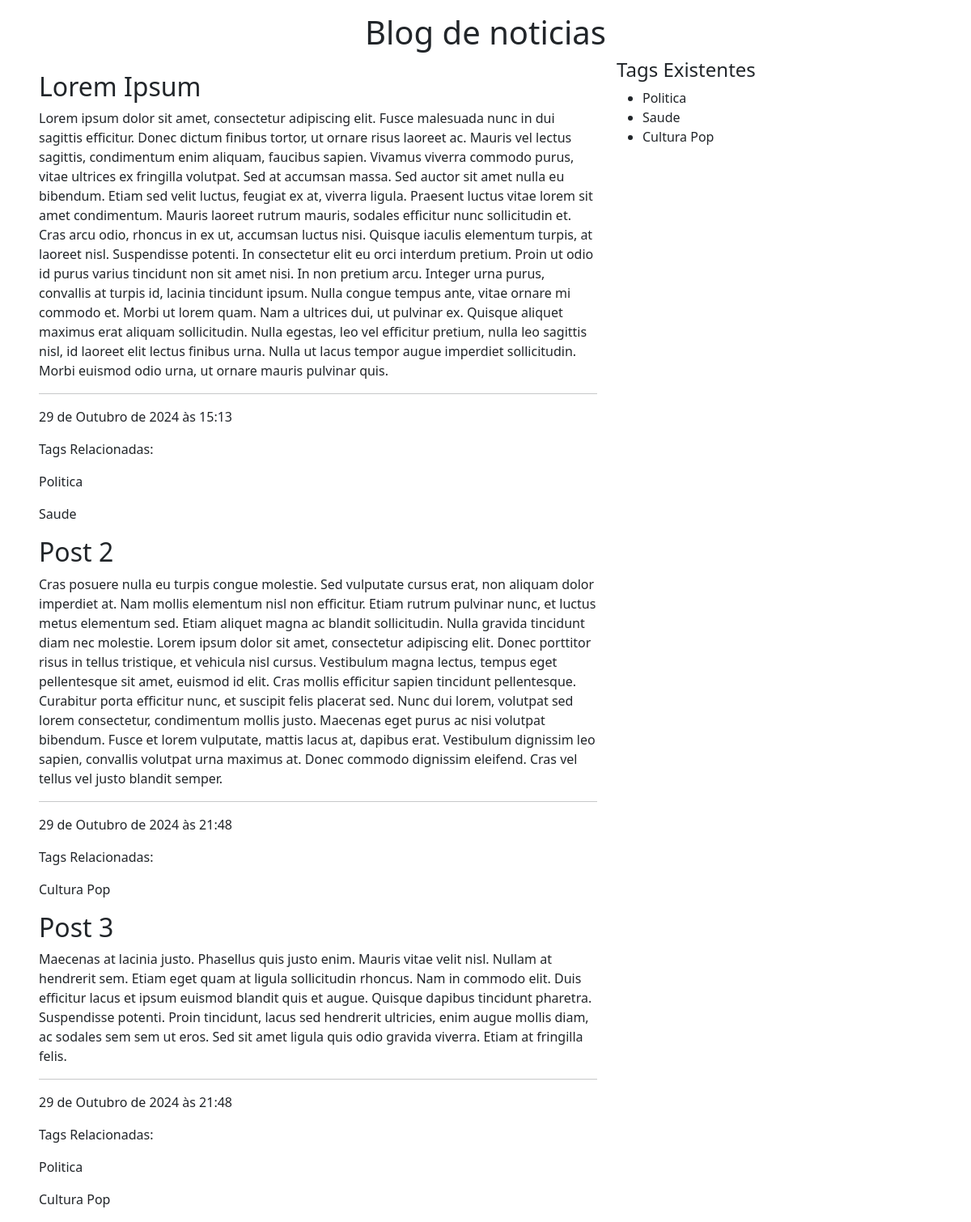
Page /blog on the committed database.
### core/models.py (models this page shows, shortened)
class Post(models.Model):
    title = models.TextField(null=False, blank=False)
    content = models.TextField(null=False, blank=False)
    created_at = models.DateTimeField(blank=False)
    tags = models.ManyToManyField(Tag)
    class Meta:
        db_table = 'blog_post'

class Tag(models.Model):
    name = models.CharField(max_length=50,null=False, blank=False)
    class Meta:
        db_table = 'blog_tag'

### core/views.py (the view)
# urls.py: path('blog',blog,name='blog'),
def blog(request):
    blog = Post.objects.order_by("created_at")
    tags = Tag.objects.order_by("id")
    return render(request, "blog.html", {
        'list':blog,
        'tags':tags})

### templates/blog.html (shortened to what this page needs)
<!DOCTYPE html>
<html lang="en">
<head>
    <link href="https://cdn.jsdelivr.net/npm/bootstrap@5.3.3/dist/css/bootstrap.min.css" rel="stylesheet">
</head>
<body>
    <h1 class="text-center pt-3">Blog de noticias</h1>
    <div class="row">
        <div class="col-7 ms-5 mt-3">
            {% if list %}
            {% for post in list %}
            <div>
              <h2>{{post.title}}</h2>
              <p>{{post.content}}</p>
              <hr>
              <p>{{post.created_at}}</p>
              <p>Tags Relacionadas:</p>
              {% for tag in post.tags.all %}
              <p>{{ tag.name }}</p>
              {% endfor %}
            </div>
            {% endfor %}
            {% endif %}
        </div>
        <div class="col-3">
            {% if tags %}
            <div >
                    <h4>Tags Existentes</h4>
                    <ul>
                        {% for tag in tags %}
                        <li>{{tag.name}}</li>
                        {% endfor %}
                    </ul>
                    </div>
                </div>
                {% endif %}
            </div>
</body>
</html>

### rows in the picture
Post: title "Lorem Ipsum", content "Lorem ipsum dolor sit amet, consectetur adipiscing elit. Fusce malesuada nunc in dui sagittis efficitur. Donec dictum finibus tortor, ut ornare risus laoreet ac. Mauris vel lectus sagittis, condimentum enim aliquam, faucibus sapien. Vivamus viverra commodo purus, vitae ultrices ex fringilla volutpat. Sed at accumsan massa. Sed auctor sit amet nulla eu bibendum. Etiam sed velit luctus, feugiat ex at, viverra ligula. Praesent luctus vitae lorem sit amet condimentum. Mauris laoreet rutrum mauris, sodales efficitur nunc sollicitudin et. Cras arcu odio, rhoncus in ex ut, accumsan luctus nisi. Quisque iaculis elementum turpis, at laoreet nisl. Suspendisse potenti. In consectetur elit eu orci…", created_at "29 de Outubro de 2024 às 15:13"
Tag: name "Politica"
Tag: name "Saude"
Post: title "Post 2", content "Cras posuere nulla eu turpis congue molestie. Sed vulputate cursus erat, non aliquam dolor imperdiet at. Nam mollis elementum nisl non efficitur. Etiam rutrum pulvinar nunc, et luctus metus elementum sed. Etiam aliquet magna ac blandit sollicitudin. Nulla gravida tincidunt diam nec molestie. Lorem ipsum dolor sit amet, consectetur adipiscing elit. Donec porttitor risus in tellus tristique, et vehicula nisl cursus. Vestibulum magna lectus, tempus eget pellentesque sit amet, euismod id elit. Cras mollis efficitur sapien tincidunt pellentesque. Curabitur porta efficitur nunc, et suscipit felis placerat sed. Nunc dui lorem, volutpat sed lorem consectetur, condimentum mollis justo. Maecenas eget…", created_at "29 de Outubro de 2024 às 21:48"
Tag: name "Cultura Pop"
Post: title "Post 3", content "Maecenas at lacinia justo. Phasellus quis justo enim. Mauris vitae velit nisl. Nullam at hendrerit sem. Etiam eget quam at ligula sollicitudin rhoncus. Nam in commodo elit. Duis efficitur lacus et ipsum euismod blandit quis et augue. Quisque dapibus tincidunt pharetra. Suspendisse potenti. Proin tincidunt, lacus sed hendrerit ultricies, enim augue mollis diam, ac sodales sem sem ut eros. Sed sit amet ligula quis odio gravida viverra. Etiam at fringilla felis.", created_at "29 de Outubro de 2024 às 21:48"
